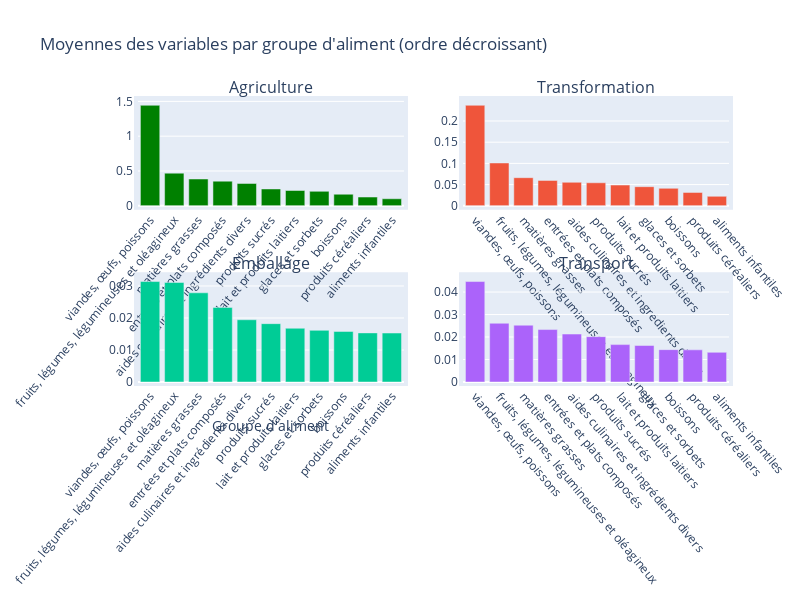

Here is the notebook cell this chart was saved with:
### Code cell
groupe_ali = df.groupby(["Groupe d'aliment"])[["Agriculture", "Transformation", "Emballage", "Transport"]].mean().reset_index()

# Trier chaque variable par ordre décroissant
groupe_ali = groupe_ali.sort_values("Agriculture", ascending=False)
agri_sorted = groupe_ali["Agriculture"]
groupe_ali = groupe_ali.sort_values("Transformation", ascending=False)
transf_sorted = groupe_ali["Transformation"]
groupe_ali = groupe_ali.sort_values("Emballage", ascending=False)
embal_sorted = groupe_ali["Emballage"]
groupe_ali = groupe_ali.sort_values("Transport", ascending=False)
transp_sorted = groupe_ali["Transport"]

# Créer les sous-graphiques
fig = make_subplots(rows=2, cols=2, subplot_titles=("Agriculture", "Transformation", "Emballage", "Transport"))

# Ajouter les traces de chaque variable triée aux sous-graphiques
fig.add_trace(go.Bar(x=groupe_ali["Groupe d'aliment"], y=agri_sorted, marker=dict(color='green')), row=1, col=1)
fig.add_trace(go.Bar(x=groupe_ali["Groupe d'aliment"], y=transf_sorted), row=1, col=2)
fig.add_trace(go.Bar(x=groupe_ali["Groupe d'aliment"], y=embal_sorted), row=2, col=1)
fig.add_trace(go.Bar(x=groupe_ali["Groupe d'aliment"], y=transp_sorted), row=2, col=2)

# Personnaliser la mise en page des sous-graphiques
fig.update_layout(
    title="Moyennes des variables par groupe d'aliment (ordre décroissant)",
    height=600,
    width=800,
    showlegend=False,
    margin=dict(l=50, r=50, t=100, b=100, pad=4),
    xaxis=dict(
        title="Groupe d'aliment",
        tickangle=-50,
        automargin=True
    ),
    xaxis2=dict(tickangle=50, automargin=True),
    xaxis3=dict(tickangle=-50, automargin=True),
    xaxis4=dict(tickangle=50, automargin=True),
)

# Afficher le graphique
fig.show()

### Figure 1 — Plotly figure (JSON) as saved in the notebook; plotly's stock layout.template omitted (floating-point values rounded to 4 significant figures)
{"data": [{"marker": {"color": "green"}, "x": ["viandes, œufs, poissons", "fruits, légumes, légumineuses et oléagineux", "matières grasses", "entrées et plats composés", "aides culinaires et ingrédients divers", "produits sucrés", "lait et produits laitiers", "glaces et sorbets", "boissons", "produits céréaliers", "aliments infantiles"], "y": [1.444, 0.4687, 0.3844, 0.3536, 0.3205, 0.2413, 0.2191, 0.2072, 0.1658, 0.1251, 0.1004], "type": "bar", "xaxis": "x", "yaxis": "y"}, {"x": ["viandes, œufs, poissons", "fruits, légumes, légumineuses et oléagineux", "matières grasses", "entrées et plats composés", "aides culinaires et ingrédients divers", "produits sucrés", "lait et produits laitiers", "glaces et sorbets", "boissons", "produits céréaliers", "aliments infantiles"], "y": [0.2371, 0.101, 0.06621, 0.05979, 0.05536, 0.05422, 0.04887, 0.04496, 0.0411, 0.03145, 0.02226], "type": "bar", "xaxis": "x2", "yaxis": "y2"}, {"x": ["viandes, œufs, poissons", "fruits, légumes, légumineuses et oléagineux", "matières grasses", "entrées et plats composés", "aides culinaires et ingrédients divers", "produits sucrés", "lait et produits laitiers", "glaces et sorbets", "boissons", "produits céréaliers", "aliments infantiles"], "y": [0.03138, 0.03107, 0.02786, 0.0233, 0.01944, 0.01822, 0.01679, 0.01614, 0.0158, 0.01534, 0.0153], "type": "bar", "xaxis": "x3", "yaxis": "y3"}, {"x": ["viandes, œufs, poissons", "fruits, légumes, légumineuses et oléagineux", "matières grasses", "entrées et plats composés", "aides culinaires et ingrédients divers", "produits sucrés", "lait et produits laitiers", "glaces et sorbets", "boissons", "produits céréaliers", "aliments infantiles"], "y": [0.04467, 0.02613, 0.02526, 0.02333, 0.02133, 0.02016, 0.01663, 0.01624, 0.01439, 0.0143, 0.0132], "type": "bar", "xaxis": "x4", "yaxis": "y4"}], "layout": {"xaxis": {"anchor": "y", "domain": [0, 0.45], "title": {"text": "Groupe d'aliment"}, "tickangle": -50, "automargin": true}, "yaxis": {"anchor": "x", "domain": [0.625, 1]}, "xaxis2": {"anchor": "y2", "domain": [0.55, 1], "tickangle": 50, "automargin": true}, "yaxis2": {"anchor": "x2", "domain": [0.625, 1]}, "xaxis3": {"anchor": "y3", "domain": [0, 0.45], "tickangle": -50, "automargin": true}, "yaxis3": {"anchor": "x3", "domain": [0, 0.375]}, "xaxis4": {"anchor": "y4", "domain": [0.55, 1], "tickangle": 50, "automargin": true}, "yaxis4": {"anchor": "x4", "domain": [0, 0.375]}, "annotations": [{"font": {"size": 16}, "showarrow": false, "text": "Agriculture", "x": 0.225, "xanchor": "center", "xref": "paper", "y": 1, "yanchor": "bottom", "yref": "paper"}, {"font": {"size": 16}, "showarrow": false, "text": "Transformation", "x": 0.775, "xanchor": "center", "xref": "paper", "y": 1, "yanchor": "bottom", "yref": "paper"}, {"font": {"size": 16}, "showarrow": false, "text": "Emballage", "x": 0.225, "xanchor": "center", "xref": "paper", "y": 0.375, "yanchor": "bottom", "yref": "paper"}, {"font": {"size": 16}, "showarrow": false, "text": "Transport", "x": 0.775, "xanchor": "center", "xref": "paper", "y": 0.375, "yanchor": "bottom", "yref": "paper"}], "margin": {"l": 50, "r": 50, "t": 100, "b": 100, "pad": 4}, "title": {"text": "Moyennes des variables par groupe d'aliment (ordre décroissant)"}, "height": 600, "width": 800, "showlegend": false}}
